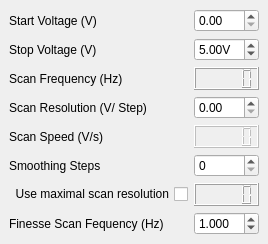
  <widget class="QDockWidget" name="parameters_3D_dockWidget">
   <property name="sizePolicy">
    <sizepolicy hsizetype="MinimumExpanding" vsizetype="Preferred">
     <horstretch>0</horstretch>
     <verstretch>0</verstretch>
    </sizepolicy>
   </property>
   <property name="windowTitle">
    <string>3D Step Scan Parameters</string>
   </property>
   <attribute name="dockWidgetArea">
    <number>2</number>
   </attribute>
   <widget class="QWidget" name="dockWidgetContents">
    <layout class="QGridLayout" name="gridLayout_7">
     <item row="0" column="0">
      <layout class="QGridLayout" name="gridLayout_5">
       <item row="0" column="2">
        <widget class="ScienDSpinBox" name="startV_3D_spinBox">
         <property name="sizePolicy">
          <sizepolicy hsizetype="Expanding" vsizetype="Fixed">
           <horstretch>0</horstretch>
           <verstretch>0</verstretch>
          </sizepolicy>
         </property>
         <property name="singleStep">
          <double>0.100000000000000</double>
         </property>
        </widget>
       </item>
       <item row="4" column="2">
        <widget class="QLCDNumber" name="scan_frequency_3D_lcdNumber">
         <property name="sizePolicy">
          <sizepolicy hsizetype="Expanding" vsizetype="Fixed">
           <horstretch>0</horstretch>
           <verstretch>0</verstretch>
          </sizepolicy>
         </property>
        </widget>
       </item>
       <item row="10" column="1">
        <widget class="QCheckBox" name="max_scan_resolution_3D_checkBox">
         <property name="sizePolicy">
          <sizepolicy hsizetype="Fixed" vsizetype="Fixed">
           <horstretch>0</horstretch>
           <verstretch>0</verstretch>
          </sizepolicy>
         </property>
         <property name="layoutDirection">
          <enum>Qt::RightToLeft</enum>
         </property>
         <property name="text">
          <string>Use maximal scan resolution</string>
         </property>
        </widget>
       </item>
       <item row="6" column="2">
        <widget class="QLCDNumber" name="scan_speed_3D_DisplayWidget">
         <property name="enabled">
          <bool>false</bool>
         </property>
         <property name="sizePolicy">
          <sizepolicy hsizetype="Expanding" vsizetype="Fixed">
           <horstretch>0</horstretch>
           <verstretch>0</verstretch>
          </sizepolicy>
         </property>
        </widget>
       </item>
       <item row="9" column="2">
        <widget class="QSpinBox" name="smoothing_steps_3D_spinBox">
         <property name="sizePolicy">
          <sizepolicy hsizetype="Expanding" vsizetype="Fixed">
           <horstretch>0</horstretch>
           <verstretch>0</verstretch>
          </sizepolicy>
         </property>
         <property name="maximum">
          <number>1000</number>
         </property>
         <property name="value">
          <number>0</number>
         </property>
        </widget>
       </item>
       <item row="5" column="2">
        <widget class="ScienDSpinBox" name="scan_resolution_3D_spinBox">
         <property name="sizePolicy">
          <sizepolicy hsizetype="Expanding" vsizetype="Fixed">
           <horstretch>0</horstretch>
           <verstretch>0</verstretch>
          </sizepolicy>
         </property>
         <property name="singleStep">
          <double>0.001000000000000</double>
         </property>
        </widget>
       </item>
       <item row="9" column="1">
        <widget class="QLabel" name="label_17">
         <property name="sizePolicy">
          <sizepolicy hsizetype="Fixed" vsizetype="Minimum">
           <horstretch>0</horstretch>
           <verstretch>0</verstretch>
          </sizepolicy>
         </property>
         <property name="text">
          <string>Smoothing Steps</string>
         </property>
        </widget>
       </item>
       <item row="1" column="1">
        <widget class="QLabel" name="label_10">
         <property name="sizePolicy">
          <sizepolicy hsizetype="Fixed" vsizetype="Preferred">
           <horstretch>0</horstretch>
           <verstretch>0</verstretch>
          </sizepolicy>
         </property>
         <property name="text">
          <string>Stop Voltage (V)</string>
         </property>
        </widget>
       </item>
       <item row="1" column="2">
        <widget class="ScienDSpinBox" name="stopV_3D_spinBox">
         <property name="sizePolicy">
          <sizepolicy hsizetype="Expanding" vsizetype="Fixed">
           <horstretch>0</horstretch>
           <verstretch>0</verstretch>
          </sizepolicy>
         </property>
         <property name="suffix">
          <string>V</string>
         </property>
         <property name="singleStep">
          <double>0.100000000000000</double>
         </property>
         <property name="value">
          <double>5.000000000000000</double>
         </property>
        </widget>
       </item>
       <item row="0" column="1">
        <widget class="QLabel" name="label_12">
         <property name="sizePolicy">
          <sizepolicy hsizetype="Fixed" vsizetype="Preferred">
           <horstretch>0</horstretch>
           <verstretch>0</verstretch>
          </sizepolicy>
         </property>
         <property name="text">
          <string>Start Voltage (V)</string>
         </property>
        </widget>
       </item>
       <item row="4" column="1">
        <widget class="QLabel" name="label_13">
         <property name="sizePolicy">
          <sizepolicy hsizetype="Fixed" vsizetype="Preferred">
           <horstretch>0</horstretch>
           <verstretch>0</verstretch>
          </sizepolicy>
         </property>
         <property name="text">
          <string>Scan Frequency (Hz)</string>
         </property>
        </widget>
       </item>
       <item row="10" column="2">
        <widget class="QLCDNumber" name="maximal_scan_resolution_3D_DisplayWidget">
         <property name="sizePolicy">
          <sizepolicy hsizetype="Expanding" vsizetype="Fixed">
           <horstretch>0</horstretch>
           <verstretch>0</verstretch>
          </sizepolicy>
         </property>
        </widget>
       </item>
       <item row="6" column="1">
        <widget class="QLabel" name="label_16">
         <property name="sizePolicy">
          <sizepolicy hsizetype="Fixed" vsizetype="Preferred">
           <horstretch>0</horstretch>
           <verstretch>0</verstretch>
          </sizepolicy>
         </property>
         <property name="text">
          <string>Scan Speed (V/s)</string>
         </property>
        </widget>
       </item>
       <item row="5" column="1">
        <widget class="QLabel" name="label_14">
         <property name="sizePolicy">
          <sizepolicy hsizetype="Fixed" vsizetype="Preferred">
           <horstretch>0</horstretch>
           <verstretch>0</verstretch>
          </sizepolicy>
         </property>
         <property name="text">
          <string>Scan Resolution (V/ Step)</string>
         </property>
        </widget>
       </item>
       <item row="11" column="1">
        <widget class="QLabel" name="label_5">
         <property name="text">
          <string>Finesse Scan Fequency (Hz)</string>
         </property>
        </widget>
       </item>
       <item row="11" column="2">
        <widget class="QDoubleSpinBox" name="finesse_scan_freq_doubleSpinBox">
         <property name="decimals">
          <number>3</number>
         </property>
         <property name="singleStep">
          <double>0.100000000000000</double>
         </property>
         <property name="value">
          <double>1.000000000000000</double>
         </property>
        </widget>
       </item>
      </layout>
     </item>
    </layout>
   </widget>
  </widget>
